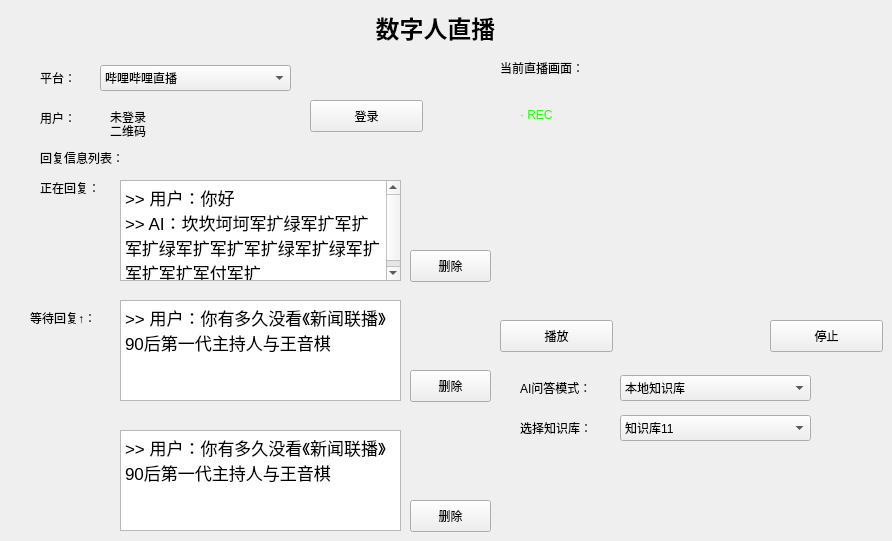
    <widget class="QWidget" name="shuziren">
     <widget class="QLabel" name="label_9">
      <property name="geometry">
       <rect>
        <x>0</x>
        <y>10</y>
        <width>871</width>
        <height>31</height>
       </rect>
      </property>
      <property name="text">
       <string>&lt;html&gt;&lt;head/&gt;&lt;body&gt;&lt;p&gt;&lt;span style=&quot; font-size:18pt; font-weight:600;&quot;&gt;数字人直播&lt;/span&gt;&lt;/p&gt;&lt;/body&gt;&lt;/html&gt;</string>
      </property>
      <property name="alignment">
       <set>Qt::AlignCenter</set>
      </property>
     </widget>
     <widget class="QLabel" name="label_10">
      <property name="geometry">
       <rect>
        <x>500</x>
        <y>60</y>
        <width>101</width>
        <height>16</height>
       </rect>
      </property>
      <property name="text">
       <string>当前直播画面：</string>
      </property>
     </widget>
     <widget class="EWVideoWidget" name="video_widget" native="true">
      <property name="geometry">
       <rect>
        <x>500</x>
        <y>90</y>
        <width>380</width>
        <height>210</height>
       </rect>
      </property>
      <widget class="QLabel" name="label">
       <property name="geometry">
        <rect>
         <x>20</x>
         <y>10</y>
         <width>71</width>
         <height>31</height>
        </rect>
       </property>
       <property name="text">
        <string>&lt;html&gt;&lt;head/&gt;&lt;body&gt;&lt;p&gt;&lt;span style=&quot; color:#21ff06;&quot;&gt;· REC&lt;/span&gt;&lt;/p&gt;&lt;/body&gt;&lt;/html&gt;</string>
       </property>
      </widget>
     </widget>
     <widget class="QPushButton" name="shuziren_video_button">
      <property name="geometry">
       <rect>
        <x>500</x>
        <y>320</y>
        <width>113</width>
        <height>32</height>
       </rect>
      </property>
      <property name="text">
       <string>播放</string>
      </property>
     </widget>
     <widget class="QLabel" name="label_11">
      <property name="geometry">
       <rect>
        <x>40</x>
        <y>70</y>
        <width>51</width>
        <height>16</height>
       </rect>
      </property>
      <property name="text">
       <string>平台：</string>
      </property>
     </widget>
     <widget class="QComboBox" name="comboBox_2">
      <property name="geometry">
       <rect>
        <x>100</x>
        <y>65</y>
        <width>191</width>
        <height>26</height>
       </rect>
      </property>
      <item>
       <property name="text">
        <string>哔哩哔哩直播</string>
       </property>
      </item>
      <item>
       <property name="text">
        <string>抖音</string>
       </property>
      </item>
      <item>
       <property name="text">
        <string>快手</string>
       </property>
      </item>
     </widget>
     <widget class="QPushButton" name="shuziren_login_button">
      <property name="geometry">
       <rect>
        <x>310</x>
        <y>100</y>
        <width>113</width>
        <height>32</height>
       </rect>
      </property>
      <property name="text">
       <string>登录</string>
      </property>
     </widget>
     <widget class="QLabel" name="label_12">
      <property name="geometry">
       <rect>
        <x>40</x>
        <y>110</y>
        <width>60</width>
        <height>16</height>
       </rect>
      </property>
      <property name="text">
       <string>用户：</string>
      </property>
     </widget>
     <widget class="QLabel" name="shuziren_nickname_label">
      <property name="geometry">
       <rect>
        <x>110</x>
        <y>107</y>
        <width>171</width>
        <height>20</height>
       </rect>
      </property>
      <property name="text">
       <string>未登录</string>
      </property>
     </widget>
     <widget class="QLabel" name="label_14">
      <property name="geometry">
       <rect>
        <x>40</x>
        <y>150</y>
        <width>101</width>
        <height>16</height>
       </rect>
      </property>
      <property name="text">
       <string>回复信息列表：</string>
      </property>
     </widget>
     <widget class="QLabel" name="label_15">
      <property name="geometry">
       <rect>
        <x>40</x>
        <y>180</y>
        <width>71</width>
        <height>16</height>
       </rect>
      </property>
      <property name="text">
       <string>正在回复：</string>
      </property>
     </widget>
     <widget class="QTextBrowser" name="textBrowser">
      <property name="geometry">
       <rect>
        <x>120</x>
        <y>180</y>
        <width>281</width>
        <height>101</height>
       </rect>
      </property>
      <property name="html">
       <string>&lt;!DOCTYPE HTML PUBLIC &quot;-//W3C//DTD HTML 4.0//EN&quot; &quot;http://www.w3.org/TR/REC-html40/strict.dtd&quot;&gt;
&lt;html&gt;&lt;head&gt;&lt;meta name=&quot;qrichtext&quot; content=&quot;1&quot; /&gt;&lt;style type=&quot;text/css&quot;&gt;
p, li { white-space: pre-wrap; }
&lt;/style&gt;&lt;/head&gt;&lt;body style=&quot; font-family:'.AppleSystemUIFont'; font-size:13pt; font-weight:400; font-style:normal;&quot;&gt;
&lt;p style=&quot; margin-top:0px; margin-bottom:0px; margin-left:0px; margin-right:0px; -qt-block-indent:0; text-indent:0px;&quot;&gt;&amp;gt;&amp;gt; 用户：你好&lt;/p&gt;
&lt;p style=&quot; margin-top:0px; margin-bottom:0px; margin-left:0px; margin-right:0px; -qt-block-indent:0; text-indent:0px;&quot;&gt;&amp;gt;&amp;gt; AI：坎坎坷坷军扩绿军扩军扩军扩绿军扩军扩军扩绿军扩绿军扩军扩军扩军付军扩&lt;/p&gt;&lt;/body&gt;&lt;/html&gt;</string>
      </property>
     </widget>
     <widget class="QLabel" name="label_16">
      <property name="geometry">
       <rect>
        <x>30</x>
        <y>310</y>
        <width>71</width>
        <height>16</height>
       </rect>
      </property>
      <property name="text">
       <string>等待回复↑：</string>
      </property>
     </widget>
     <widget class="QTextBrowser" name="textBrowser_2">
      <property name="geometry">
       <rect>
        <x>120</x>
        <y>300</y>
        <width>281</width>
        <height>101</height>
       </rect>
      </property>
      <property name="html">
       <string>&lt;!DOCTYPE HTML PUBLIC &quot;-//W3C//DTD HTML 4.0//EN&quot; &quot;http://www.w3.org/TR/REC-html40/strict.dtd&quot;&gt;
&lt;html&gt;&lt;head&gt;&lt;meta name=&quot;qrichtext&quot; content=&quot;1&quot; /&gt;&lt;style type=&quot;text/css&quot;&gt;
p, li { white-space: pre-wrap; }
&lt;/style&gt;&lt;/head&gt;&lt;body style=&quot; font-family:'.AppleSystemUIFont'; font-size:13pt; font-weight:400; font-style:normal;&quot;&gt;
&lt;p style=&quot; margin-top:0px; margin-bottom:0px; margin-left:0px; margin-right:0px; -qt-block-indent:0; text-indent:0px;&quot;&gt;&amp;gt;&amp;gt; 用户：你有多久没看《新闻联播》90后第一代主持人与王音棋&lt;/p&gt;&lt;/body&gt;&lt;/html&gt;</string>
      </property>
     </widget>
     <widget class="QTextBrowser" name="textBrowser_3">
      <property name="geometry">
       <rect>
        <x>120</x>
        <y>430</y>
        <width>281</width>
        <height>101</height>
       </rect>
      </property>
      <property name="html">
       <string>&lt;!DOCTYPE HTML PUBLIC &quot;-//W3C//DTD HTML 4.0//EN&quot; &quot;http://www.w3.org/TR/REC-html40/strict.dtd&quot;&gt;
&lt;html&gt;&lt;head&gt;&lt;meta name=&quot;qrichtext&quot; content=&quot;1&quot; /&gt;&lt;style type=&quot;text/css&quot;&gt;
p, li { white-space: pre-wrap; }
&lt;/style&gt;&lt;/head&gt;&lt;body style=&quot; font-family:'.AppleSystemUIFont'; font-size:13pt; font-weight:400; font-style:normal;&quot;&gt;
&lt;p style=&quot; margin-top:0px; margin-bottom:0px; margin-left:0px; margin-right:0px; -qt-block-indent:0; text-indent:0px;&quot;&gt;&amp;gt;&amp;gt; 用户：你有多久没看《新闻联播》90后第一代主持人与王音棋&lt;/p&gt;&lt;/body&gt;&lt;/html&gt;</string>
      </property>
     </widget>
     <widget class="QPushButton" name="pushButton_3">
      <property name="geometry">
       <rect>
        <x>410</x>
        <y>250</y>
        <width>81</width>
        <height>32</height>
       </rect>
      </property>
      <property name="text">
       <string>删除</string>
      </property>
     </widget>
     <widget class="QPushButton" name="pushButton_4">
      <property name="geometry">
       <rect>
        <x>410</x>
        <y>370</y>
        <width>81</width>
        <height>32</height>
       </rect>
      </property>
      <property name="text">
       <string>删除</string>
      </property>
     </widget>
     <widget class="QPushButton" name="pushButton_5">
      <property name="geometry">
       <rect>
        <x>410</x>
        <y>500</y>
        <width>81</width>
        <height>32</height>
       </rect>
      </property>
      <property name="text">
       <string>删除</string>
      </property>
     </widget>
     <widget class="QPushButton" name="shuziren_video_button_2">
      <property name="geometry">
       <rect>
        <x>770</x>
        <y>320</y>
        <width>113</width>
        <height>32</height>
       </rect>
      </property>
      <property name="text">
       <string>停止</string>
      </property>
     </widget>
     <widget class="QComboBox" name="comboBox_5">
      <property name="geometry">
       <rect>
        <x>620</x>
        <y>375</y>
        <width>191</width>
        <height>26</height>
       </rect>
      </property>
      <item>
       <property name="text">
        <string>本地知识库</string>
       </property>
      </item>
      <item>
       <property name="text">
        <string>畅聊</string>
       </property>
      </item>
     </widget>
     <widget class="QLabel" name="label_17">
      <property name="geometry">
       <rect>
        <x>520</x>
        <y>380</y>
        <width>81</width>
        <height>16</height>
       </rect>
      </property>
      <property name="text">
       <string>AI问答模式：</string>
      </property>
     </widget>
     <widget class="QLabel" name="label_18">
      <property name="geometry">
       <rect>
        <x>520</x>
        <y>420</y>
        <width>81</width>
        <height>16</height>
       </rect>
      </property>
      <property name="text">
       <string>选择知识库：</string>
      </property>
     </widget>
     <widget class="QComboBox" name="comboBox_6">
      <property name="geometry">
       <rect>
        <x>620</x>
        <y>415</y>
        <width>191</width>
        <height>26</height>
       </rect>
      </property>
      <item>
       <property name="text">
        <string>知识库11</string>
       </property>
      </item>
      <item>
       <property name="text">
        <string>知识库111</string>
       </property>
      </item>
     </widget>
     <widget class="QLabel" name="shuziren_qrcode_label">
      <property name="geometry">
       <rect>
        <x>110</x>
        <y>80</y>
        <width>121</width>
        <height>101</height>
       </rect>
      </property>
      <property name="text">
       <string>二维码</string>
      </property>
     </widget>
    </widget>
